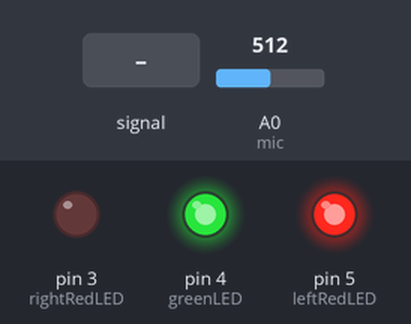
Simulated run of this sketch. Board: Arduino Uno, built with avr-gcc and run on an emulated ATmega328P. Shown: output pins drawn as LEDs (lit = HIGH). Inputs (shaded band) come from the test bench; at power-on: A0 (mic) = 512. What the sketch prints to the serial monitor is not drawn.

Above: at 1.2 s.
1.3 s: A0 (mic) fed a 200 Hz sine of ±255 counts around its level
At 1.54 s:
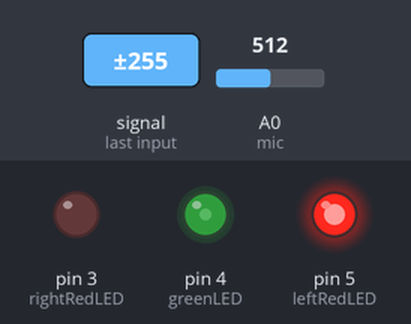
4.3 s: A0 (mic) set to 306
At 5.2 s:
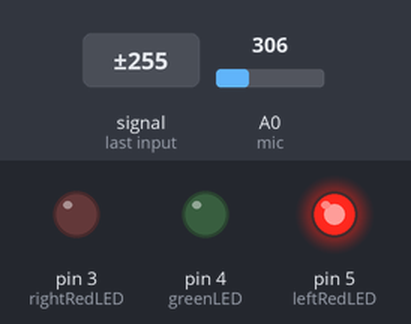
5.8 s: A0 (mic) fed a 1000 Hz sine of ±255 counts around its level
At 6.9 s:
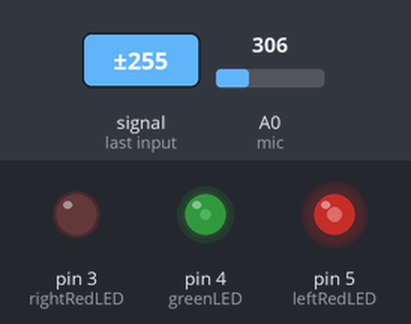
8.8 s: A0 (mic) set to 0
Timing chart, 0 to 11.3 s (numbered marks = the images above; inputs shaded):
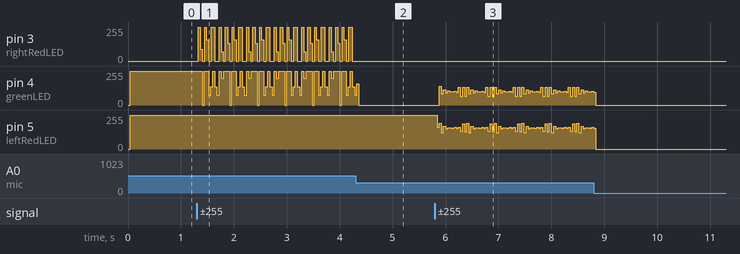

Measured:
- after the input at 1.3 s, pin 3 (rightRedLED): ramps from 255/255 to 0/255 and jumps back, once every 0.12 s; pin 4 (greenLED): 253/255 → 0/255 after 0.10 s, then repeats every 0.52 s: 254/255 0.08 s, 75/255 0.04 s, 136/255 0.04 s, 254/255 0.04 s, 138/255 0.04 s, 73/255 0.04 s, 254/255 0.04 s, 202/255 0.05 s, 255/255 0.11 s, 0/255 0.04 s
- after the input at 4.3 s, pin 3 (rightRedLED): stops changing and stays 0/255

The sketch:

volCheck.ino
```cpp
const int mic = A0;
const int leftRedLED = 5;
const int greenLED = 4;
const int rightRedLED = 3;


int lowVol = 200;
int midVol = 400;
int highVol = 650;


void setup()
{
  Serial.begin(9600);


  pinMode(leftRedLED, OUTPUT);
  pinMode(greenLED, OUTPUT);
  pinMode(rightRedLED, OUTPUT);


}


void loop()
{
  int soundValue = analogRead(mic);
  Serial.println(soundValue);
  digitalWrite(leftRedLED, LOW);
  digitalWrite(greenLED, LOW);
  digitalWrite(rightRedLED, LOW);


  if (soundValue > lowVol)
  {
    digitalWrite(leftRedLED, HIGH);
  }


  if (soundValue > midVol)
  {
    digitalWrite(leftRedLED, HIGH);
    digitalWrite(greenLED, HIGH);
  }


  if (soundValue > highVol)
  {
    digitalWrite(leftRedLED, HIGH);
    digitalWrite(rightRedLED, HIGH);
    digitalWrite(greenLED, HIGH);
  }
}
```
